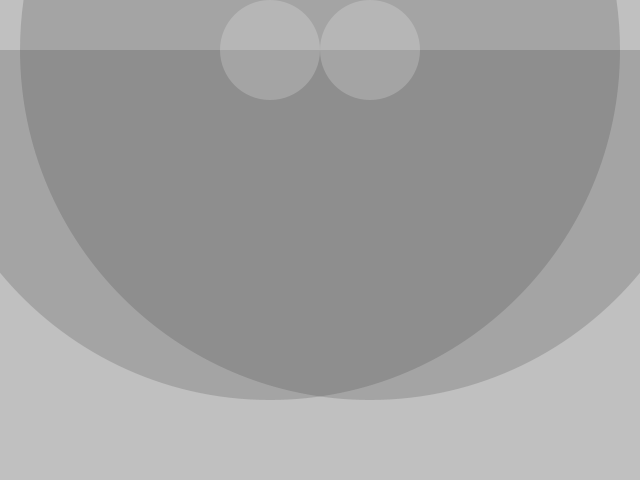
Frame 1 (no input)
Frame 60 (the mouse pressed at the canvas centre just before this capture): identical to frame 1, image omitted
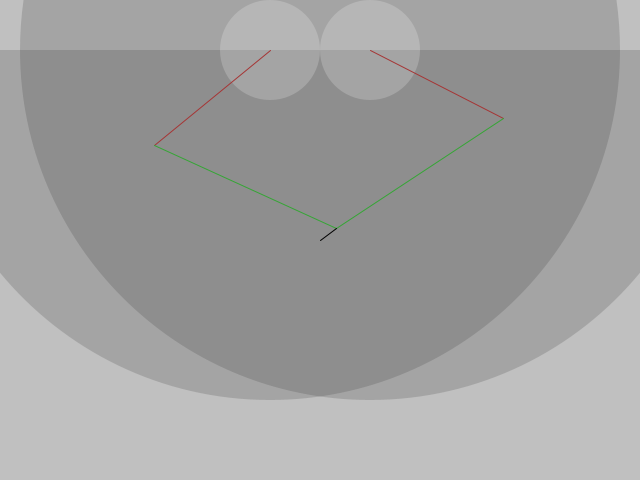
Frame 120 (the mouse held since frame 60 and released just before this capture)

The Processing sketch that drew these frames (run headless with seeded random() and noise(); from frame 60 on, the mouse is pressed at the canvas centre):

// Processing sketch: deltaGeom
// ── deltaGeom.pde
float x1, y1, x, y, x2, y2;
float a1, a2, a3, d, s, r;
float aeff;   //effective length of RH arm incl extension
float sigma,phi;  //another angle in the lower RH arm (between aeff and a3)
float offx = 640/2-50;  //offset of LHS in x
float offy = 50;   //offset of LHS in y
float alph = 120;
float beta = 120;
float delta;  //angle for extension relative to lower arm on RHS
float xo,yo;
float xprime,yprime;
float x1_2, y1_2, x2_2, y2_2;
float xchange, ychange;
float ang1, ang2, ang3, ang4;
float xlength, ylength, hyp;
float cosC, sinA;

void setup() {
  size(640, 480);
  smooth();
  a1 = 150;  //arm length - upper
  a2 = 200;  //arm length - lower
  a3 = 20;   //arm length - pen extension
  aeff = a2+a3;
  
  d = 100;   //separation of shoulders
}

void draw() {
  background(226);
  fill(50,50);
  noStroke();
  ellipse(offx,offy,2*(a1+a2),2*(a1+a2));
  ellipse(offx+d,offy,2*(a1+a2),2*(a1+a2));
  rect(0,offy,width,height);
  fill(255,50);
  ellipse(offx,offy,2*(a2-a1),2*(a2-a1));
  ellipse(offx+d,offy,2*(a2-a1),2*(a2-a1));
  
  if (dist(offx,offy,mouseX,mouseY) < (a1+a2) && dist((offx+d),offy,mouseX,mouseY) < (a1+a2) && mouseY > offy){
    //condition for the end point within the range of the arms
    x = mouseX;
    y = mouseY;
    revcalcExt(x, y);
    noFill();
    stroke(0);
    drawArmsExt();
  } 
}



void revcalcExt(float x, float y) {
  //includes angled extension for pen
  
  //RH arm (incl extension)
  //aeff is calculate once in setup
  xlength = x - (offx + d);
  ylength = y - offy;
  hyp = dist((offx + d), offy, x, y);
  cosC = (sq(a1)+sq(hyp)-sq(aeff))/(2*a1*hyp);
  ang1 = degrees(acos(cosC));
  sinA = (a1*sin(radians(ang1)))/aeff;
  ang4 = degrees(asin(sinA));
  ang2 = (degrees(asin(xlength / hyp))) - ang4;
  ang3 = 90 - ang2;
  xchange = aeff*sin(radians((ang2)));
  ychange = -aeff*sin(radians((ang3)));
  x2_2 = x - xchange;
  y2_2 = y + ychange;
  beta = 90 + (degrees(atan2((y2_2-offy), (x2_2-(d+offx)))));
  phi = 180-(degrees(atan2((y-y2_2),(x2_2-x))));
  xo=cos(radians(phi))*a3;
  yo=sin(radians(phi))*a3;
  
  xprime = x-xo;
  yprime = y-yo;
  
  xlength = xprime - offx;
  ylength = yprime - offy;
  hyp = dist(offx, offy, xprime, yprime);
  cosC = (sq(a1)+sq(hyp)-sq(a2))/(2*a1*hyp);
  ang1 = degrees(acos(cosC));
  sinA = (a1*sin(radians(ang1)))/a2;
  ang4 = degrees(asin(sinA));
  ang2 = (degrees(asin(xlength / hyp))) + ang4;
  ang3 = 90 - ang2;
  xchange = -a2*sin(radians((ang2)));
  ychange = -a2*sin(radians((ang3)));
  x1_2 = xprime + xchange;
  y1_2 = yprime + ychange;
  
  alph = (degrees(atan2((y1_2-offy), (x1_2-offx))));
  if (alph < 0){
    alph = (90 + alph) * -1;
  } 
  else {
    alph = 270 - alph;
  }

  
}

void drawArms(){
  line(offx,offy,x1_2,y1_2);
  line(x1_2,y1_2,x,y);
  line(d+offx,offy,x2_2,y2_2);
  line(x2_2,y2_2,x,y);
}

void drawArmsExt(){
  //LH arm
  //upper
  stroke(165,53,53);
  line(offx,offy,x1_2,y1_2);
  //lower
  stroke(53,165,53);
  line(x1_2,y1_2,xprime,yprime);
  
  //RH arm
  //upper
  stroke(165,53,53);
  line(d+offx,offy,x2_2,y2_2);
  //lower
  stroke(53,165,53);
  line(x2_2,y2_2,xprime,yprime);
  //ext
  stroke(0);
  line(xprime,yprime,x,y);
}

void revcalc(float x, float y) {
  xlength = x - offx;
  ylength = y - offy;
  hyp = dist(offx, offy, x, y);
  cosC = (sq(a1)+sq(hyp)-sq(a2))/(2*a1*hyp);
  ang1 = degrees(acos(cosC));
  sinA = (a1*sin(radians(ang1)))/a2;
  ang4 = degrees(asin(sinA));
  ang2 = (degrees(asin(xlength / hyp))) + ang4;
  ang3 = 90 - ang2;
  xchange = -a2*sin(radians((ang2)));
  ychange = -a2*sin(radians((ang3)));
  x1_2 = x + xchange;
  y1_2 = y + ychange;
  
  alph = (degrees(atan2((y1_2-offy), (x1_2-offx))));
  if (alph < 0){
    alph = (90 + alph) * -1;
  } 
  else {
    alph = 270 - alph;
  }

  xlength = x - (offx + d);
  ylength = y - offy;
  hyp = dist((offx + d), offy, x, y);
  cosC = (sq(a1)+sq(hyp)-sq(a2))/(2*a1*hyp);
  ang1 = degrees(acos(cosC));
  sinA = (a1*sin(radians(ang1)))/a2;
  ang4 = degrees(asin(sinA));
  ang2 = (degrees(asin(xlength / hyp))) - ang4;
  ang3 = 90 - ang2;
  xchange = a2*sin(radians((ang2)));
  ychange = -a2*sin(radians((ang3)));
  x2_2 = x - xchange;
  y2_2 = y + ychange;
  
  beta = 90 + (degrees(atan2((y2_2-offy), (x2_2-(d+offx)))));
}
